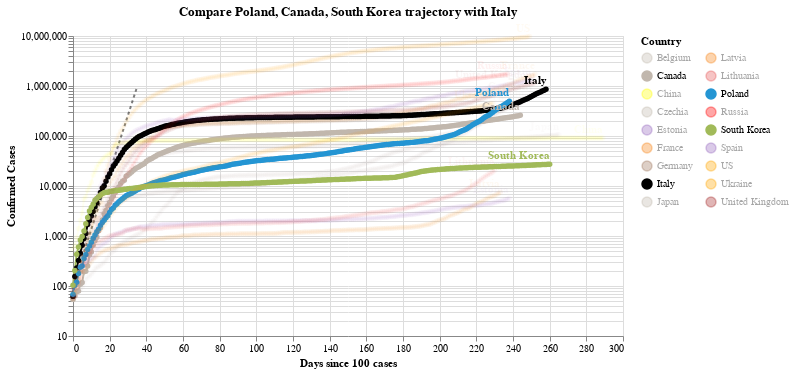

Here is the notebook cell this chart was saved with:
### Code cell
#hide_input
chart3 = make_since_chart(dff2, ['Poland', 'Canada', 'South Korea'], baseline_countries)
chart3

### Figure 1 — Vega-Lite specification as saved in the notebook (floating-point values rounded to 4 significant figures; data arrays with more than 128 entries replaced by an {"elided": "..."} marker saying what was removed)
{"config": {"view": {"continuousWidth": 400, "continuousHeight": 300}}, "layer": [{"data": {"name": "data-628230001892d6798b50651be41d1b3e"}, "mark": {"type": "line", "color": "black", "opacity": 0.5, "strokeDash": [3, 3]}, "encoding": {"x": {"type": "quantitative", "field": "Days since 100 cases"}, "y": {"type": "quantitative", "field": "Confirmed Cases"}}}, {"data": {"name": "data-8af60041e519f663675cdda6c8b4c58a"}, "mark": {"type": "line", "point": true}, "encoding": {"color": {"type": "nominal", "field": "Country", "legend": {"columns": 2}, "scale": {"domain": ["Belgium", "Canada", "China", "Czechia", "Estonia", "France", "Germany", "Italy", "Japan", "Latvia", "Lithuania", "Poland", "Russia", "South Korea", "Spain", "US", "Ukraine", "United Kingdom"], "range": ["#C1B7AD", "#C1B7AD", "yellow", "#C1B7AD", "#9467bd", "#F58518", "#9D755D", "black", "#C1B7AD", "#F58518", "#E45756", "#2495D3", "red", "#A1BA59", "#9467bd", "orange", "orange", "brown"]}}, "opacity": {"condition": {"value": 1, "selection": "selector001"}, "value": 0.05}, "tooltip": [{"type": "nominal", "field": "Country"}, {"type": "temporal", "field": "Date"}, {"type": "quantitative", "field": "Confirmed Cases"}, {"type": "quantitative", "field": "Days since 100 cases"}], "x": {"type": "quantitative", "field": "Days since 100 cases"}, "y": {"type": "quantitative", "field": "Confirmed Cases", "scale": {"type": "log"}}}, "selection": {"selector001": {"type": "multi", "fields": ["Country"], "bind": "legend", "init": [{"Country": "Poland"}, {"Country": "Canada"}, {"Country": "South Korea"}, {"Country": "Italy"}]}}, "width": 550}, {"data": {"name": "data-8af60041e519f663675cdda6c8b4c58a"}, "mark": {"type": "text", "align": "right", "dy": -8, "fontWeight": "bold"}, "encoding": {"color": {"type": "nominal", "field": "Country", "legend": {"columns": 2}, "scale": {"domain": ["Belgium", "Canada", "China", "Czechia", "Estonia", "France", "Germany", "Italy", "Japan", "Latvia", "Lithuania", "Poland", "Russia", "South Korea", "Spain", "US", "Ukraine", "United Kingdom"], "range": ["#C1B7AD", "#C1B7AD", "yellow", "#C1B7AD", "#9467bd", "#F58518", "#9D755D", "black", "#C1B7AD", "#F58518", "#E45756", "#2495D3", "red", "#A1BA59", "#9467bd", "orange", "orange", "brown"]}}, "opacity": {"condition": {"value": 1, "selection": "selector001"}, "value": 0.05}, "text": {"type": "nominal", "field": "Country"}, "tooltip": [{"type": "nominal", "field": "Country"}, {"type": "temporal", "field": "Date"}, {"type": "quantitative", "field": "Confirmed Cases"}, {"type": "quantitative", "field": "Days since 100 cases"}], "x": {"type": "quantitative", "field": "Days since 100 cases"}, "y": {"type": "quantitative", "field": "Confirmed Cases", "scale": {"type": "log"}}}, "transform": [{"filter": "(datum['Date'] >= 1604620800000)"}], "width": 550}], "title": "Compare Poland, Canada, South Korea trajectory with Italy", "$schema": "https://vega.github.io/schema/vega-lite/v4.8.1.json", "datasets": {"data-628230001892d6798b50651be41d1b3e": [{"Days since 100 cases": 0, "Confirmed Cases": 100.0}, {"Days since 100 cases": 1, "Confirmed Cases": 130.0}, {"Days since 100 cases": 2, "Confirmed Cases": 169.0}, {"Days since 100 cases": 3, "Confirmed Cases": 219.7}, {"Days since 100 cases": 4, "Confirmed Cases": 285.6}, {"Days since 100 cases": 5, "Confirmed Cases": 371.3}, {"Days since 100 cases": 6, "Confirmed Cases": 482.7}, {"Days since 100 cases": 7, "Confirmed Cases": 627.5}, {"Days since 100 cases": 8, "Confirmed Cases": 815.7}, {"Days since 100 cases": 9, "Confirmed Cases": 1060.0}, {"Days since 100 cases": 10, "Confirmed Cases": 1379.0}, {"Days since 100 cases": 11, "Confirmed Cases": 1792.0}, {"Days since 100 cases": 12, "Confirmed Cases": 2330.0}, {"Days since 100 cases": 13, "Confirmed Cases": 3029.0}, {"Days since 100 cases": 14, "Confirmed Cases": 3937.0}, {"Days since 100 cases": 15, "Confirmed Cases": 5119.0}, {"Days since 100 cases": 16, "Confirmed Cases": 6654.0}, {"Days since 100 cases": 17, "Confirmed Cases": 8650.0}, {"Days since 100 cases": 18, "Confirmed Cases": 11250.0}, {"Days since 100 cases": 19, "Confirmed Cases": 14620.0}, {"Days since 100 cases": 20, "Confirmed Cases": 19000.0}, {"Days since 100 cases": 21, "Confirmed Cases": 24710.0}, {"Days since 100 cases": 22, "Confirmed Cases": 32120.0}, {"Days since 100 cases": 23, "Confirmed Cases": 41750.0}, {"Days since 100 cases": 24, "Confirmed Cases": 54280.0}, {"Days since 100 cases": 25, "Confirmed Cases": 70560.0}, {"Days since 100 cases": 26, "Confirmed Cases": 91730.0}, {"Days since 100 cases": 27, "Confirmed Cases": 119300.0}, {"Days since 100 cases": 28, "Confirmed Cases": 155000.0}, {"Days since 100 cases": 29, "Confirmed Cases": 201500.0}, {"Days since 100 cases": 30, "Confirmed Cases": 262000.0}, {"Days since 100 cases": 31, "Confirmed Cases": 340600.0}, {"Days since 100 cases": 32, "Confirmed Cases": 442800.0}, {"Days since 100 cases": 33, "Confirmed Cases": 575600.0}, {"Days since 100 cases": 34, "Confirmed Cases": 748300.0}, {"Days since 100 cases": 35, "Confirmed Cases": 972800.0}], "data-8af60041e519f663675cdda6c8b4c58a": {"elided": "4479 records"}}}
